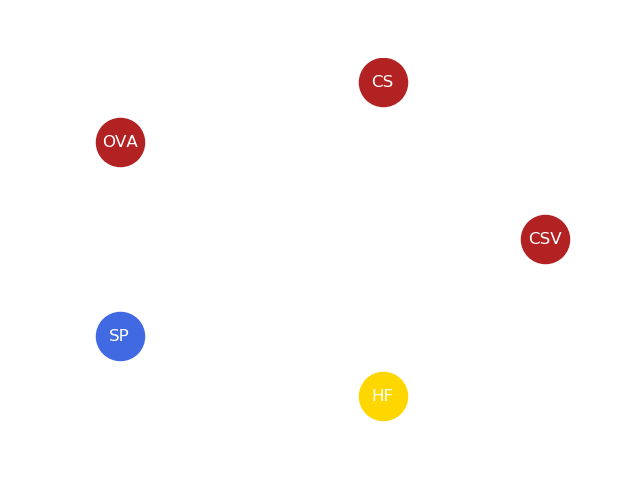

The script that drew this image:
import networkx as nx
import matplotlib.pyplot as plt

G = nx.Graph()
a = 'CSV'
b = 'CS'
c = 'OVA'
d = 'SP'
e = 'HF'
nodes_size = 1200
edges_multiple = 50
data_edges_list = [[(a, b)],[(a, c)],[(a, d)],[(a ,e)],
                   [(b, c)],[(b, d)],[(b, e)],
                   [(c, d)],[(c ,e)],
                   [(d, e)]]
#负相关为'gray'，正相关为'darkslategrey'
data_edges_color = ['darkslategrey','darkslategrey','darkslategrey','darkslategrey',
                    'darkslategrey','darkslategrey','darkslategrey',
                    'darkslategrey','darkslategrey',
                    'darkslategrey']
data_edges_width = [0, 0, 0, 0,
                    0, 0, 0,
                    0, 0,
                    0]
for index in range(len(data_edges_width)):
   data_edges_width[index] = data_edges_width[index]*edges_multiple

print(data_edges_width)

#设置点的名称
G.add_nodes_from([a, b, c, d, e])

#设置连线
G.add_edges_from([(a, b),(a, c),(a, d),(a ,e),
                  (b, c),(b, d),(b, e),
                  (c, d),(c ,e),
                  (d, e)])

#设置点的颜色
red = [a, b, c]
blue = [d]
yello = [e]


#设置原点的编排方式
pos = nx.circular_layout(G)
#设置点的参数
nx.draw_networkx_nodes(G, pos,nodelist =red, node_color = 'firebrick', node_size = nodes_size)
nx.draw_networkx_nodes(G, pos,nodelist =blue, node_color = 'royalblue', node_size = nodes_size)
nx.draw_networkx_nodes(G, pos,nodelist =yello, node_color = 'gold', node_size = nodes_size)

#显示点的名称
nx.draw_networkx_labels(G, pos,font_color ='white')

#设置连线的方式
for index in range(len(data_edges_color)):
   nx.draw_networkx_edges(G, pos, edgelist=data_edges_list[index],
                          edge_color=data_edges_color[index],
                          width = data_edges_width[index])


plt.axis('off')
plt.show()
